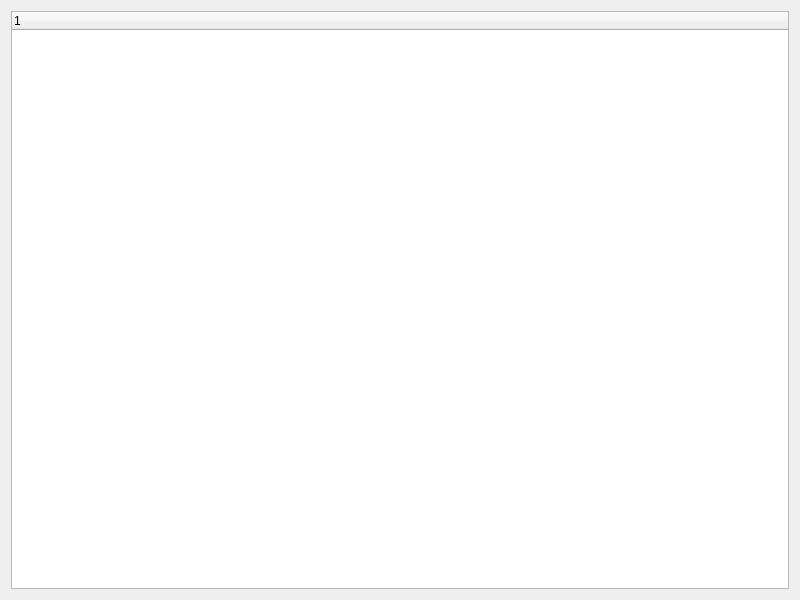
<?xml version="1.0" encoding="UTF-8"?>
<ui version="4.0">
 <class>TaskProWidget</class>
 <widget class="QWidget" name="TaskProWidget">
  <property name="geometry">
   <rect>
    <x>0</x>
    <y>0</y>
    <width>800</width>
    <height>600</height>
   </rect>
  </property>
  <property name="windowTitle">
   <string>TaskProWidget</string>
  </property>
  <layout class="QGridLayout" name="gridLayout">
   <item row="0" column="0">
    <widget class="QTreeWidget" name="treeWidget">
     <attribute name="headerVisible">
      <bool>true</bool>
     </attribute>
     <column>
      <property name="text">
       <string/>
      </property>
     </column>
    </widget>
   </item>
  </layout>
 </widget>
 <resources/>
 <connections/>
</ui>
